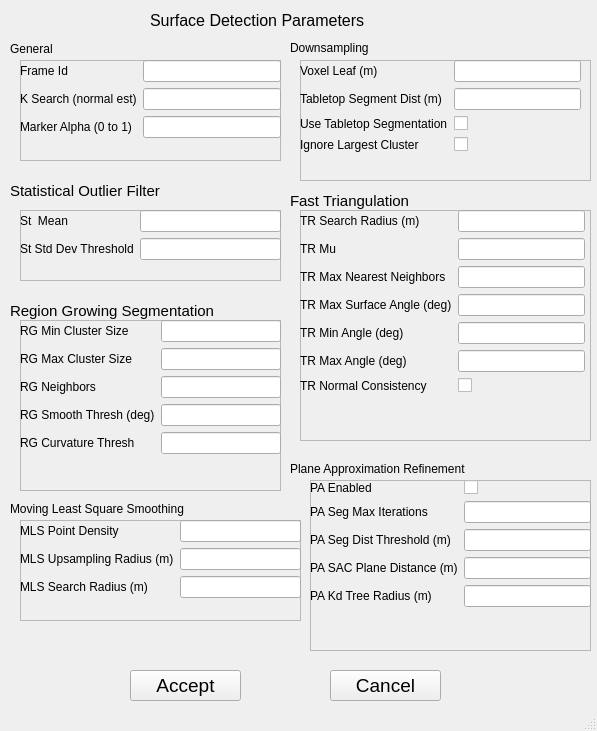
<?xml version="1.0" encoding="UTF-8"?>
<ui version="4.0">
 <class>SurfaceDetectionConfigWindow</class>
 <widget class="QMainWindow" name="SurfaceDetectionConfigWindow">
  <property name="geometry">
   <rect>
    <x>0</x>
    <y>0</y>
    <width>597</width>
    <height>731</height>
   </rect>
  </property>
  <property name="windowTitle">
   <string>Surface Detection Parameters</string>
  </property>
  <widget class="QWidget" name="centralwidget">
   <widget class="QLabel" name="label">
    <property name="geometry">
     <rect>
      <x>150</x>
      <y>10</y>
      <width>231</width>
      <height>21</height>
     </rect>
    </property>
    <property name="font">
     <font>
      <pointsize>12</pointsize>
     </font>
    </property>
    <property name="text">
     <string>Surface Detection Parameters</string>
    </property>
   </widget>
   <widget class="QLabel" name="label_2">
    <property name="geometry">
     <rect>
      <x>10</x>
      <y>180</y>
      <width>181</width>
      <height>21</height>
     </rect>
    </property>
    <property name="font">
     <font>
      <pointsize>11</pointsize>
     </font>
    </property>
    <property name="text">
     <string>Statistical Outlier Filter</string>
    </property>
   </widget>
   <widget class="QLabel" name="label_3">
    <property name="geometry">
     <rect>
      <x>10</x>
      <y>300</y>
      <width>211</width>
      <height>21</height>
     </rect>
    </property>
    <property name="font">
     <font>
      <pointsize>11</pointsize>
     </font>
    </property>
    <property name="text">
     <string>Region Growing Segmentation </string>
    </property>
   </widget>
   <widget class="QLabel" name="label_4">
    <property name="geometry">
     <rect>
      <x>290</x>
      <y>190</y>
      <width>211</width>
      <height>21</height>
     </rect>
    </property>
    <property name="font">
     <font>
      <pointsize>11</pointsize>
     </font>
    </property>
    <property name="text">
     <string>Fast Triangulation</string>
    </property>
   </widget>
   <widget class="QLabel" name="label_11">
    <property name="geometry">
     <rect>
      <x>290</x>
      <y>40</y>
      <width>191</width>
      <height>16</height>
     </rect>
    </property>
    <property name="text">
     <string>Downsampling</string>
    </property>
   </widget>
   <widget class="QLabel" name="label_15">
    <property name="geometry">
     <rect>
      <x>10</x>
      <y>40</y>
      <width>101</width>
      <height>17</height>
     </rect>
    </property>
    <property name="text">
     <string>General</string>
    </property>
   </widget>
   <widget class="QPushButton" name="PushButtonAccept">
    <property name="geometry">
     <rect>
      <x>130</x>
      <y>670</y>
      <width>111</width>
      <height>31</height>
     </rect>
    </property>
    <property name="font">
     <font>
      <pointsize>14</pointsize>
     </font>
    </property>
    <property name="text">
     <string>Accept</string>
    </property>
   </widget>
   <widget class="QPushButton" name="PushButtonCancel">
    <property name="geometry">
     <rect>
      <x>330</x>
      <y>670</y>
      <width>111</width>
      <height>31</height>
     </rect>
    </property>
    <property name="font">
     <font>
      <pointsize>14</pointsize>
     </font>
    </property>
    <property name="text">
     <string>Cancel</string>
    </property>
   </widget>
   <widget class="QLabel" name="label_16">
    <property name="geometry">
     <rect>
      <x>10</x>
      <y>500</y>
      <width>221</width>
      <height>17</height>
     </rect>
    </property>
    <property name="text">
     <string>Moving Least Square Smoothing</string>
    </property>
   </widget>
   <widget class="QFrame" name="frame">
    <property name="geometry">
     <rect>
      <x>20</x>
      <y>320</y>
      <width>261</width>
      <height>171</height>
     </rect>
    </property>
    <property name="frameShape">
     <enum>QFrame::StyledPanel</enum>
    </property>
    <property name="frameShadow">
     <enum>QFrame::Raised</enum>
    </property>
    <widget class="QWidget" name="formLayoutWidget_2">
     <property name="geometry">
      <rect>
       <x>0</x>
       <y>0</y>
       <width>261</width>
       <height>168</height>
      </rect>
     </property>
     <layout class="QFormLayout" name="FormLayoutRG">
      <property name="fieldGrowthPolicy">
       <enum>QFormLayout::AllNonFixedFieldsGrow</enum>
      </property>
      <item row="0" column="0">
       <widget class="QLabel" name="label_7">
        <property name="text">
         <string>RG Min Cluster Size</string>
        </property>
       </widget>
      </item>
      <item row="0" column="1">
       <widget class="QLineEdit" name="LineEditRgMinClusterSize"/>
      </item>
      <item row="1" column="0">
       <widget class="QLabel" name="label_8">
        <property name="text">
         <string>RG Max Cluster Size</string>
        </property>
       </widget>
      </item>
      <item row="1" column="1">
       <widget class="QLineEdit" name="LineEditRgMaxClusterSize"/>
      </item>
      <item row="2" column="0">
       <widget class="QLabel" name="label_9">
        <property name="text">
         <string>RG Neighbors</string>
        </property>
       </widget>
      </item>
      <item row="2" column="1">
       <widget class="QLineEdit" name="LineEditRgNeighbors"/>
      </item>
      <item row="3" column="0">
       <widget class="QLabel" name="label_10">
        <property name="text">
         <string>RG Smooth Thresh (deg)</string>
        </property>
       </widget>
      </item>
      <item row="3" column="1">
       <widget class="QLineEdit" name="LineEditRgSmoothnessThreshold"/>
      </item>
      <item row="4" column="0">
       <widget class="QLabel" name="rGCurvatureThreshLabel">
        <property name="text">
         <string>RG Curvature Thresh</string>
        </property>
       </widget>
      </item>
      <item row="4" column="1">
       <widget class="QLineEdit" name="LineEditRgCurvatureThreshold"/>
      </item>
     </layout>
    </widget>
   </widget>
   <widget class="QFrame" name="frame_2">
    <property name="geometry">
     <rect>
      <x>20</x>
      <y>210</y>
      <width>261</width>
      <height>71</height>
     </rect>
    </property>
    <property name="frameShape">
     <enum>QFrame::StyledPanel</enum>
    </property>
    <property name="frameShadow">
     <enum>QFrame::Raised</enum>
    </property>
    <widget class="QWidget" name="formLayoutWidget">
     <property name="geometry">
      <rect>
       <x>0</x>
       <y>0</y>
       <width>261</width>
       <height>71</height>
      </rect>
     </property>
     <layout class="QFormLayout" name="FormLayoutStatFilter">
      <property name="fieldGrowthPolicy">
       <enum>QFormLayout::AllNonFixedFieldsGrow</enum>
      </property>
      <item row="0" column="0">
       <widget class="QLabel" name="label_5">
        <property name="text">
         <string>St  Mean</string>
        </property>
       </widget>
      </item>
      <item row="0" column="1">
       <widget class="QLineEdit" name="LineEditStOutMean"/>
      </item>
      <item row="1" column="1">
       <widget class="QLineEdit" name="LineEditStOutThreshold"/>
      </item>
      <item row="1" column="0">
       <widget class="QLabel" name="label_6">
        <property name="text">
         <string>St Std Dev Threshold</string>
        </property>
       </widget>
      </item>
     </layout>
    </widget>
   </widget>
   <widget class="QFrame" name="frame_3">
    <property name="geometry">
     <rect>
      <x>20</x>
      <y>60</y>
      <width>261</width>
      <height>101</height>
     </rect>
    </property>
    <property name="frameShape">
     <enum>QFrame::StyledPanel</enum>
    </property>
    <property name="frameShadow">
     <enum>QFrame::Raised</enum>
    </property>
    <widget class="QWidget" name="formLayoutWidget_5">
     <property name="geometry">
      <rect>
       <x>0</x>
       <y>0</y>
       <width>261</width>
       <height>101</height>
      </rect>
     </property>
     <layout class="QFormLayout" name="formLayout_2">
      <property name="fieldGrowthPolicy">
       <enum>QFormLayout::AllNonFixedFieldsGrow</enum>
      </property>
      <item row="0" column="1">
       <widget class="QLineEdit" name="LineEditFrameId"/>
      </item>
      <item row="1" column="0">
       <widget class="QLabel" name="kSearchNormalEstLabel">
        <property name="text">
         <string>K Search (normal est)</string>
        </property>
       </widget>
      </item>
      <item row="1" column="1">
       <widget class="QLineEdit" name="LineEditKSearch"/>
      </item>
      <item row="2" column="0">
       <widget class="QLabel" name="markerAlphaLabel">
        <property name="text">
         <string>Marker Alpha (0 to 1)</string>
        </property>
       </widget>
      </item>
      <item row="2" column="1">
       <widget class="QLineEdit" name="LineEditMarkerAlpha"/>
      </item>
      <item row="0" column="0">
       <widget class="QLabel" name="frameIdLabel">
        <property name="text">
         <string>Frame Id</string>
        </property>
       </widget>
      </item>
     </layout>
    </widget>
   </widget>
   <widget class="QFrame" name="frame_4">
    <property name="geometry">
     <rect>
      <x>300</x>
      <y>60</y>
      <width>291</width>
      <height>121</height>
     </rect>
    </property>
    <property name="frameShape">
     <enum>QFrame::StyledPanel</enum>
    </property>
    <property name="frameShadow">
     <enum>QFrame::Raised</enum>
    </property>
    <widget class="QWidget" name="formLayoutWidget_4">
     <property name="geometry">
      <rect>
       <x>0</x>
       <y>0</y>
       <width>281</width>
       <height>116</height>
      </rect>
     </property>
     <layout class="QFormLayout" name="formLayout">
      <property name="fieldGrowthPolicy">
       <enum>QFormLayout::AllNonFixedFieldsGrow</enum>
      </property>
      <item row="0" column="0">
       <widget class="QLabel" name="voxelLeafLabel">
        <property name="text">
         <string>Voxel Leaf (m)</string>
        </property>
       </widget>
      </item>
      <item row="0" column="1">
       <widget class="QLineEdit" name="LineEditVoxelLeaf"/>
      </item>
      <item row="1" column="0">
       <widget class="QLabel" name="tabletopSegmentationDistLabel">
        <property name="text">
         <string>Tabletop Segment Dist (m)</string>
        </property>
       </widget>
      </item>
      <item row="1" column="1">
       <widget class="QLineEdit" name="LineEditTabletopSegmentationDist"/>
      </item>
      <item row="2" column="0">
       <widget class="QLabel" name="useTabletopSegmentationLabel">
        <property name="text">
         <string>Use Tabletop Segmentation</string>
        </property>
       </widget>
      </item>
      <item row="2" column="1">
       <widget class="QCheckBox" name="CheckBoxUseTabletopSegmentation"/>
      </item>
      <item row="3" column="0">
       <widget class="QLabel" name="ignoreLargestClusterLabel">
        <property name="text">
         <string>Ignore Largest Cluster</string>
        </property>
       </widget>
      </item>
      <item row="3" column="1">
       <widget class="QCheckBox" name="CheckBoxIgnoreLargestCluster"/>
      </item>
     </layout>
    </widget>
   </widget>
   <widget class="QFrame" name="frame_5">
    <property name="geometry">
     <rect>
      <x>300</x>
      <y>210</y>
      <width>291</width>
      <height>231</height>
     </rect>
    </property>
    <property name="frameShape">
     <enum>QFrame::StyledPanel</enum>
    </property>
    <property name="frameShadow">
     <enum>QFrame::Raised</enum>
    </property>
    <widget class="QWidget" name="formLayoutWidget_3">
     <property name="geometry">
      <rect>
       <x>0</x>
       <y>0</y>
       <width>285</width>
       <height>227</height>
      </rect>
     </property>
     <layout class="QFormLayout" name="FormLayoutRG_2">
      <property name="fieldGrowthPolicy">
       <enum>QFormLayout::AllNonFixedFieldsGrow</enum>
      </property>
      <item row="0" column="0">
       <widget class="QLabel" name="label_12">
        <property name="text">
         <string>TR Search Radius (m)</string>
        </property>
       </widget>
      </item>
      <item row="0" column="1">
       <widget class="QLineEdit" name="LineEditTrSearchRadius"/>
      </item>
      <item row="1" column="0">
       <widget class="QLabel" name="label_13">
        <property name="text">
         <string>TR Mu</string>
        </property>
       </widget>
      </item>
      <item row="1" column="1">
       <widget class="QLineEdit" name="LineEditTrMu"/>
      </item>
      <item row="2" column="0">
       <widget class="QLabel" name="label_14">
        <property name="text">
         <string>TR Max Nearest Neighbors</string>
        </property>
       </widget>
      </item>
      <item row="2" column="1">
       <widget class="QLineEdit" name="LineEditTrNearestNeighbors"/>
      </item>
      <item row="3" column="0">
       <widget class="QLabel" name="tRMaxSurfaceAngleLabel">
        <property name="text">
         <string>TR Max Surface Angle (deg)</string>
        </property>
       </widget>
      </item>
      <item row="3" column="1">
       <widget class="QLineEdit" name="LineEditTrMaxSurfaceAngle"/>
      </item>
      <item row="4" column="0">
       <widget class="QLabel" name="tRMinAngleLabel">
        <property name="text">
         <string>TR Min Angle (deg)</string>
        </property>
       </widget>
      </item>
      <item row="4" column="1">
       <widget class="QLineEdit" name="LineEditTrMinAngle"/>
      </item>
      <item row="5" column="0">
       <widget class="QLabel" name="tRMaxAngleLabel">
        <property name="text">
         <string>TR Max Angle (deg)</string>
        </property>
       </widget>
      </item>
      <item row="5" column="1">
       <widget class="QLineEdit" name="LineEditTrMaxAngle"/>
      </item>
      <item row="6" column="0">
       <widget class="QLabel" name="tRNormalConsistencyLabel">
        <property name="text">
         <string>TR Normal Consistency</string>
        </property>
       </widget>
      </item>
      <item row="6" column="1">
       <widget class="QCheckBox" name="CheckBoxTrNormalConsistency"/>
      </item>
     </layout>
    </widget>
   </widget>
   <widget class="QFrame" name="frame_6">
    <property name="geometry">
     <rect>
      <x>20</x>
      <y>520</y>
      <width>281</width>
      <height>101</height>
     </rect>
    </property>
    <property name="frameShape">
     <enum>QFrame::StyledPanel</enum>
    </property>
    <property name="frameShadow">
     <enum>QFrame::Raised</enum>
    </property>
    <widget class="QWidget" name="formLayoutWidget_6">
     <property name="geometry">
      <rect>
       <x>0</x>
       <y>0</y>
       <width>281</width>
       <height>101</height>
      </rect>
     </property>
     <layout class="QFormLayout" name="formLayout_3">
      <item row="0" column="0">
       <widget class="QLabel" name="mLSPointDensityLabel">
        <property name="text">
         <string>MLS Point Density</string>
        </property>
       </widget>
      </item>
      <item row="0" column="1">
       <widget class="QLineEdit" name="LineEditMlsPointDensity"/>
      </item>
      <item row="1" column="0">
       <widget class="QLabel" name="mLSUpsamplingRadiusLabel">
        <property name="text">
         <string>MLS Upsampling Radius (m)</string>
        </property>
       </widget>
      </item>
      <item row="1" column="1">
       <widget class="QLineEdit" name="LineEditMlsUpsamplingRadius"/>
      </item>
      <item row="2" column="0">
       <widget class="QLabel" name="mLSSearchRadiusMLabel">
        <property name="text">
         <string>MLS Search Radius (m)</string>
        </property>
       </widget>
      </item>
      <item row="2" column="1">
       <widget class="QLineEdit" name="LineEditMlsSearchRadius"/>
      </item>
     </layout>
    </widget>
    <zorder>formLayoutWidget_6</zorder>
    <zorder>label_16</zorder>
   </widget>
   <widget class="QFrame" name="frame_7">
    <property name="geometry">
     <rect>
      <x>310</x>
      <y>480</y>
      <width>281</width>
      <height>171</height>
     </rect>
    </property>
    <property name="frameShape">
     <enum>QFrame::StyledPanel</enum>
    </property>
    <property name="frameShadow">
     <enum>QFrame::Raised</enum>
    </property>
    <widget class="QWidget" name="formLayoutWidget_7">
     <property name="geometry">
      <rect>
       <x>0</x>
       <y>0</y>
       <width>281</width>
       <height>171</height>
      </rect>
     </property>
     <layout class="QFormLayout" name="FormLayoutRG_3">
      <property name="fieldGrowthPolicy">
       <enum>QFormLayout::AllNonFixedFieldsGrow</enum>
      </property>
      <item row="2" column="0">
       <widget class="QLabel" name="label_17">
        <property name="text">
         <string>PA Seg Max Iterations</string>
        </property>
       </widget>
      </item>
      <item row="2" column="1">
       <widget class="QLineEdit" name="LineEditPaSegMaxIterations"/>
      </item>
      <item row="3" column="0">
       <widget class="QLabel" name="label_18">
        <property name="text">
         <string>PA Seg Dist Threshold (m)</string>
        </property>
       </widget>
      </item>
      <item row="3" column="1">
       <widget class="QLineEdit" name="LineEditPaSegDistThreshold"/>
      </item>
      <item row="4" column="0">
       <widget class="QLabel" name="label_19">
        <property name="text">
         <string>PA SAC Plane Distance (m)</string>
        </property>
       </widget>
      </item>
      <item row="4" column="1">
       <widget class="QLineEdit" name="LineEditPaSACPlaneDistance"/>
      </item>
      <item row="5" column="0">
       <widget class="QLabel" name="tRMaxSurfaceAngleLabel_2">
        <property name="text">
         <string>PA Kd Tree Radius (m)</string>
        </property>
       </widget>
      </item>
      <item row="5" column="1">
       <widget class="QLineEdit" name="LineEditPaKdtreeRadius"/>
      </item>
      <item row="1" column="0">
       <widget class="QLabel" name="label_20">
        <property name="text">
         <string>PA Enabled</string>
        </property>
       </widget>
      </item>
      <item row="1" column="1">
       <widget class="QCheckBox" name="CheckBoxPaEnabled"/>
      </item>
     </layout>
    </widget>
   </widget>
   <widget class="QLabel" name="label_21">
    <property name="geometry">
     <rect>
      <x>290</x>
      <y>460</y>
      <width>221</width>
      <height>17</height>
     </rect>
    </property>
    <property name="text">
     <string>Plane Approximation Refinement</string>
    </property>
   </widget>
  </widget>
  <widget class="QStatusBar" name="statusbar"/>
 </widget>
 <resources/>
 <connections/>
</ui>
